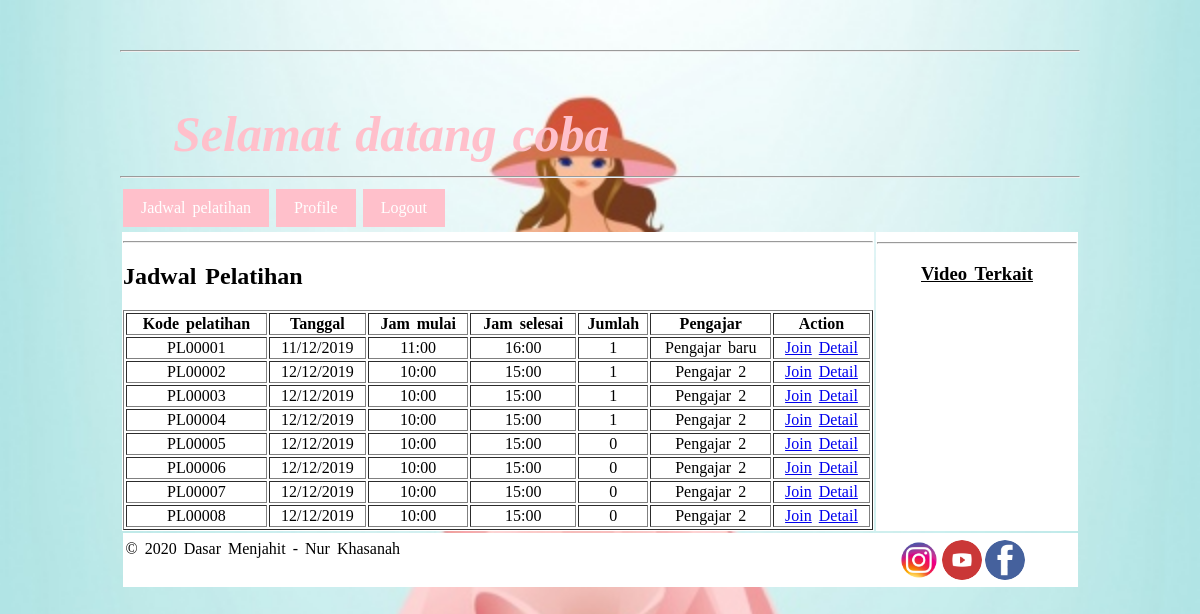
/jadwal_kursus.php (signed in), run on the app's committed database.
### tables this page shows
CREATE TABLE `pelatihan`  (
  `id` int(11) NOT NULL AUTO_INCREMENT,
  `kode_pelatihan` varchar(255) NOT NULL,
  `tanggal` date NULL DEFAULT NULL,
  `jam_masuk` varchar(255) NULL DEFAULT NULL,
  `jam_keluar` varchar(255) NULL DEFAULT NULL,
  `pengajar` varchar(255) NULL DEFAULT NULL,
  PRIMARY KEY (`id`) USING BTREE
);

### jadwal_kursus.php (the view, shortened to what this page needs)
<?php
    require('koneksi.php');
    $query = 'SELECT pelatihan.*, ( SELECT COUNT(id) FROM pelatihan_user WHERE pelatihan_user.pelatihan_id = pelatihan.id ) AS jumlah FROM pelatihan';
    $result = mysqli_query($db, $query);
    $id = $_SESSION['user']['id'];
?>
<html>
<head>
<link rel ="stylesheet" type="text/css" href="style.css">
</head>
<body>
<div id="wrap" >
		<table id="header" >
			<tr><hr>
				<td><i><strong><blink>Selamat datang <?php echo $_SESSION['user']['nama'] ?></blink></strong><i></td>
		</tr>
	</table>
    <table>
	<tr>
		<td>
            <a href="jadwal_kursus.php" class="pilih">Jadwal pelatihan</a>
            <a href="profile.php?id=<?php echo $id ?>" class="pilih">Profile</a>
            <a href="logout.php" class="pilih">Logout</a>
		</td>
		</tr>
		<hr>
	</table>
	<div >
	<table >
		<tr>
			<td id="isitable" width="100%"><hr>
			<h2>Jadwal Pelatihan</h2>
            <table width="100%" style="text-align: center" border="1">
                <tr>
                    <th>Kode pelatihan</th>
                    <th>Tanggal</th>
                    <th>Jam mulai</th>
                    <th>Jam selesai</th>
                    <th>Jumlah</th>
                    <th>Pengajar</th>
                    <th>Action</th>
                </tr>
                <?php while($row = mysqli_fetch_object($result)){ ?>
                    <tr>
                        <td><?php echo $row->kode_pelatihan ?></td>
                        <td><?php echo date_format(date_create($row->tanggal), "d/m/Y") ?></td>
                        <td><?php echo $row->jam_masuk ?></td>
                        <td><?php echo $row->jam_keluar ?></td>
                        <td><?php echo $row->jumlah ?></td>
                        <td><?php echo $row->pengajar ?></td>
                        <td>
                            <a href="join_pelatihan.php?id=<?php echo $row->id ?>">Join</a>
                            <a href="detail_pelatihan.php?id=<?php echo $row->id ?>">Detail</a>
                        </td>
                    </tr>
                <?php } ?>
            </table>
		</td>
		<td id="isitable" valign="top">
			<div class="dropdown"><hr>
  						<h3><span><b><center><u>Video Terkait</u></center></b></span></h3>
			</div>
		</td>
		</tr>
	</table>
	</div>
	<div id="footer" sytle="margin-top: 50px">
	<table >
	<tr>
		<td colspan="2" id="isitable" width="955px"height="50px">&copy;&nbsp;<script>document.write(new Date().getFullYear());</script> Dasar Menjahit - Nur Khasanah &nbsp;
    	<a href="https://www.facebook.com"><img src="fb1.png" class="imgfooter2" align="right"></a>&nbsp;&nbsp;&nbsp;&nbsp;&nbsp;
				<a href="http://www.youtube.com"><img src="yt1.png" class="imgfooter" align="right"></a>
				<a href="https://www.instagram.com"><img src="insta.png" class="imgfooter" align="right"></a>
		</td>
	</tr>
	</table>
	</div>
</div>
</body>
</html>

### style.css (style rules this page uses)
body { background-image: url("images/dress.jpg"); background-attachment:fixed; background-size:cover; height:145px; width:1000px; margin:0px auto ; word-spacing:3px; font-family:cursive; }
#header { margin-top:50px; margin-left:50px; margin-right:50px; margin-bottom:10px; font-family: cursive ; font-size : 50px; color: pink; }
#footer { background:white; width:955px; margin:0px auto ; display:block; }
.imgfooter { text-align: right; width: 40px; height: 40px; border-radius:50%; }
.imgfooter2 { margin-right:50px; text-align: right; width: 40px; height: 40px; border-radius:50%; }
.pilih:link { background:pink; color:white; }
.pilih { display:inline-block; text-decoration:none; padding:10px 18px ; }
#wrap { margin-top:50px; margin-left:20px; margin-right:20px; margin-bottom:50px; }
#isitable { background:white; margin-top:50px; }
.dropdown { width:200px; position: relative; margin-top: 1px; display: inline-block; }

### data on the page
pelatihan: kode_pelatihan "PL00001", tanggal "11/12/2019", jam_masuk "11:00", jam_keluar "16:00", jumlah "1", pengajar "Pengajar baru"
pelatihan: kode_pelatihan "PL00002", tanggal "12/12/2019", jam_masuk "10:00", jam_keluar "15:00", jumlah "1", pengajar "Pengajar 2"
pelatihan: kode_pelatihan "PL00003", tanggal "12/12/2019", jam_masuk "10:00", jam_keluar "15:00", jumlah "1", pengajar "Pengajar 2"
pelatihan: kode_pelatihan "PL00004", tanggal "12/12/2019", jam_masuk "10:00", jam_keluar "15:00", jumlah "1", pengajar "Pengajar 2"
pelatihan: kode_pelatihan "PL00005", tanggal "12/12/2019", jam_masuk "10:00", jam_keluar "15:00", jumlah "0", pengajar "Pengajar 2"
pelatihan: kode_pelatihan "PL00006", tanggal "12/12/2019", jam_masuk "10:00", jam_keluar "15:00", jumlah "0", pengajar "Pengajar 2"
pelatihan: kode_pelatihan "PL00007", tanggal "12/12/2019", jam_masuk "10:00", jam_keluar "15:00", jumlah "0", pengajar "Pengajar 2"
pelatihan: kode_pelatihan "PL00008", tanggal "12/12/2019", jam_masuk "10:00", jam_keluar "15:00", jumlah "0", pengajar "Pengajar 2"

### other printed values
$_SESSION['user']['nama'] "coba"
